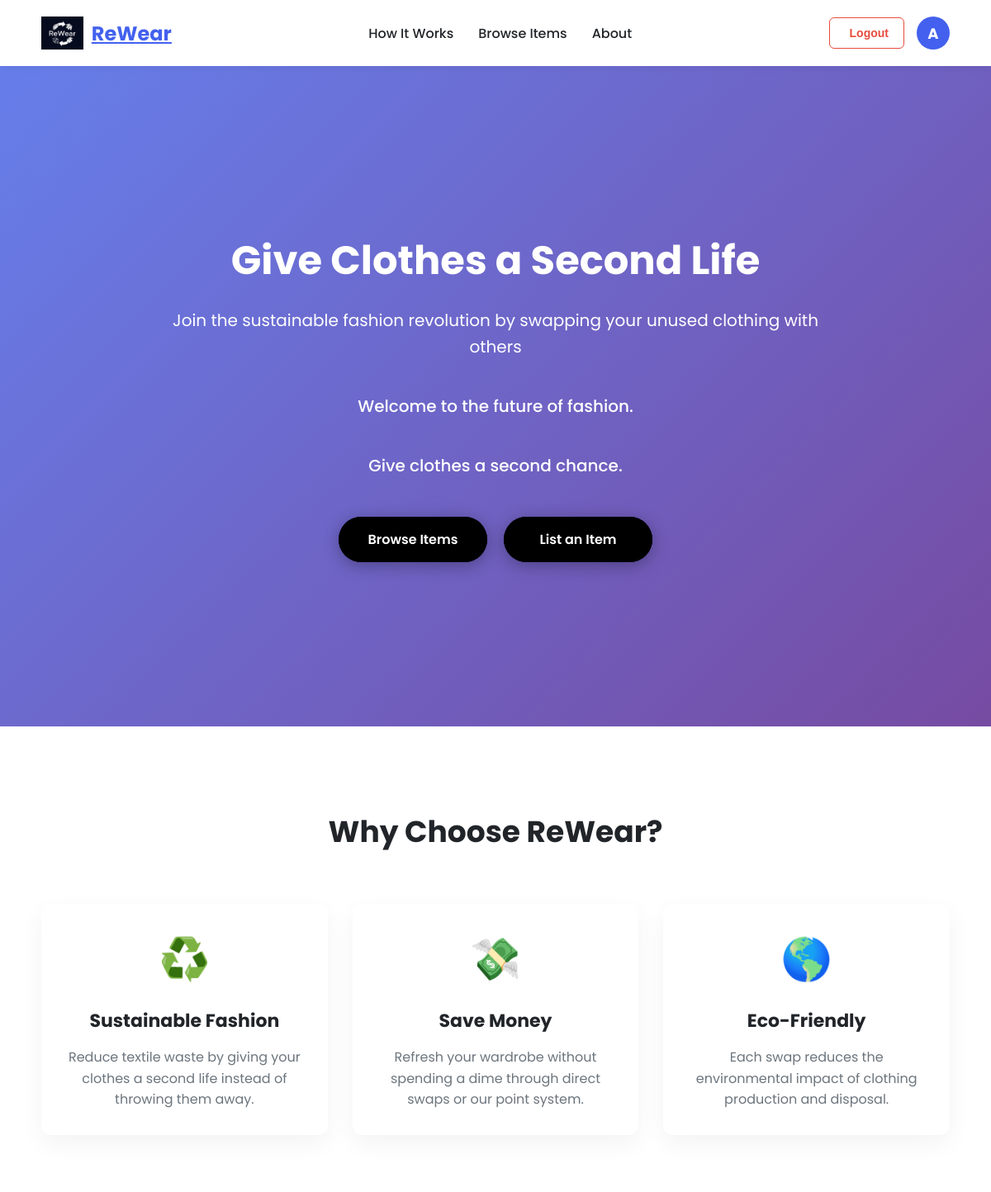
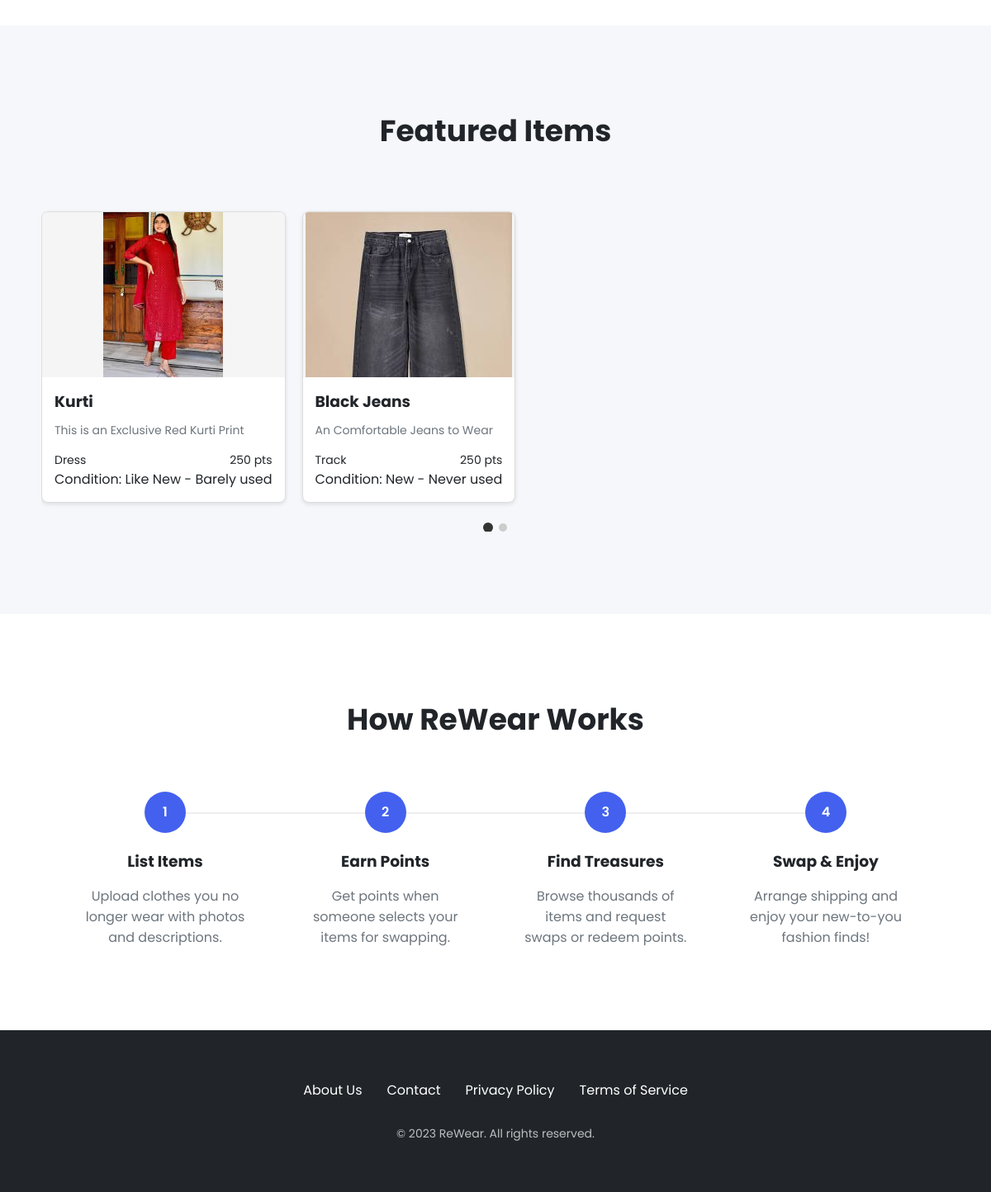
The app's page / (signed in) with its own data (2 pictures, top to bottom).
### mainapp/models.py (models this page shows, shortened)
class Item(models.Model):
    CONDITION_CHOICES = [
        ('new', 'New - Never used'),
        ('like-new', 'Like New - Barely used'),
        ('good', 'Good - Some wear'),
        ('fair', 'Fair - Noticeable wear'),
        ('poor', 'Poor - Significant wear'),
    ]
    CATEGORY_CHOICES = [
        ('shirt','shirt'),
        ('t-shirt','t-shirt'),
        ('Track','Track'),
        ('Dress','Dress'),
    ]
    title = models.CharField(max_length=100)
    description = models.TextField()
    category = models.CharField(max_length=50, choices=CATEGORY_CHOICES)
    size = models.CharField(max_length=50)
    condition = models.CharField(max_length=20, choices=CONDITION_CHOICES)
    user = models.ForeignKey(User, on_delete=models.CASCADE)
    status = models.BooleanField(default=False)# False = Unavailable, True = Available
    points = models.IntegerField(null=True)
    uploaded_at = models.DateTimeField(auto_now_add=True)

class ItemImage(models.Model):
    user = models.ForeignKey(User, on_delete=models.CASCADE,null=True)
    item = models.ForeignKey(Item, on_delete=models.CASCADE, related_name='images')
    image = models.ImageField(upload_to='item_images/')

### mainapp/views.py (the view)
# urls.py: path('', views.landing_page, name='landing'),
def landing_page(request):
    featured_items = Item.objects.filter(status=True).order_by('-uploaded_at')[:2]
    context = {
        'featured_items': featured_items,
    }
    return render(request, 'landing_page.html', context)

### templates/landing_page.html (shortened to what this page needs)
{% load static %}
<!DOCTYPE html>
<html lang="en">
<head>
</head>
<body>
    <nav class="navbar">
        <a href="#" class="logo">
            <img src="{% static 'images/download.png' %}" alt="ReWear Logo">
            ReWear
        </a>
        <div class="nav-links">
            <a href="#features">How It Works</a>
            <a href="#items">Browse Items</a>
            <a href="#about">About</a>
        </div>
       <div class="auth-buttons">
    {% if user.is_authenticated %}
      <div class="nav-buttons">
            {% if user.is_authenticated %}
                <form action="{% url 'logout' %}" method="post" style="display: inline; margin: 0;">
                    <button type="submit" class="nav-btn logout-btn">
                        Logout
                    </button>
                </form>
            {% endif %}
        </div>
        <a href="{% url 'user_profile' %}" class="user-avatar">
            {% if user.userprofile.profile_image %}
                <img src="{{ user.userprofile.profile_image.url }}" alt="Profile" class="profile-avatar-img">
            {% else %}
                <span class="avatar-initial">{{ user.username|first|upper }}</span>
            {% endif %}
        </a>
    {% else %}
        <a href="{% url 'login' %}" class="btn btn-outline">Login</a>
        <a href="{% url 'register' %}" class="btn btn-solid">Sign Up</a>
    {% endif %}
</div>
    </nav>
    <section class="hero">
        <div class="hero-content">
            <h1>Give Clothes a Second Life</h1>
            <p>Join the sustainable fashion revolution by swapping your unused clothing with others</p>
            <div class="animated-text">
                <p class="line">Welcome to the future of fashion.</p>
                <p class="line">Give clothes a second chance.</p>
            </div>
            <div class="cta-buttons">
                <a href="{% url 'item-list' %}" class="btn btn-solid">Browse Items</a>
                {% if user.is_authenticated %}
                    <a href="{% url 'add_item' %}" class="btn btn-solid">List an Item</a>
                {% endif %}
            </div>
        </div>
    </section>
    <section class="features" id="features">
        <h2 class="section-title">Why Choose ReWear?</h2>
        <div class="features-grid">
            <div class="feature-card">
                <div class="feature-icon">♻️</div>
                <h3>Sustainable Fashion</h3>
                <p>Reduce textile waste by giving your clothes a second life instead of throwing them away.</p>
            </div>
            <div class="feature-card">
                <div class="feature-icon">💸</div>
                <h3>Save Money</h3>
                <p>Refresh your wardrobe without spending a dime through direct swaps or our point system.</p>
            </div>
            <div class="feature-card">
                <div class="feature-icon">🌎</div>
                <h3>Eco-Friendly</h3>
                <p>Each swap reduces the environmental impact of clothing production and disposal.</p>
            </div>
        </div>
    </section>
<section class="items-section" id="items">
    <h2 class="section-title">Featured Items</h2>
    <div class="carousel">
        {% if featured_items %}
        <div class="carousel-container">
            {% for item in featured_items %}
            <div class="item-card">
                <div class="item-image">
                    {% if item.images.all %}
                        <img src="{{ item.images.first.image.url }}" alt="{{ item.title }}">
                    {% else %}
                        <span class="no-image">No Image Available</span>
                    {% endif %}
                </div>
                <div class="item-info">
                    <h3>{{ item.title }}</h3>
                    <p>{{ item.description|truncatechars:80 }}</p>
                    <div class="item-meta">
                        <span class="category">{{ item.get_category_display }}</span>
                        <span class="points">{{ item.points }} pts</span>
                    </div>
                    <div class="item-condition">
                        Condition: {{ item.get_condition_display }}
                    </div>
                </div>
            </div>
            {% endfor %}
        </div>
        <div class="carousel-nav">
            {% for i in featured_items %}
            <div class="carousel-dot {% if forloop.first %}active{% endif %}"></div>
            {% endfor %}
        </div>
        {% else %}
        <div class="no-items">
            <p>No featured items available at the moment.</p>
        </div>
        {% endif %}
    </div>
</section>
    <section class="how-it-works">
        <h2 class="section-title">How ReWear Works</h2>
        <div class="steps">
            <div class="step">
                <div class="step-number">1</div>
                <h3>List Items</h3>
                <p>Upload clothes you no longer wear with photos and descriptions.</p>
            </div>
            <div class="step">
                <div class="step-number">2</div>
                <h3>Earn Points</h3>
                <p>Get points when someone selects your items for swapping.</p>
            </div>
            <div class="step">
                <div class="step-number">3</div>
                <h3>Find Treasures</h3>
                <p>Browse thousands of items and request swaps or redeem points.</p>
            </div>
            <div class="step">
                <div class="step-number">4</div>
                <h3>Swap & Enjoy</h3>
                <p>Arrange shipping and enjoy your new-to-you fashion finds!</p>
            </div>
        </div>
    </section>
    <footer class="footer">
        <div class="footer-links">
            <a href="#">About Us</a>
            <a href="#">Contact</a>
            <a href="#">Privacy Policy</a>
            <a href="#">Terms of Service</a>
        </div>
        <p class="copyright">© 2023 ReWear. All rights reserved.</p>
    </footer>
</body>
</html>

### records on screen
Item: images.first.image (picture), title "Kurti", description "This is an Exclusive Red Kurti Print", category "Dress", points "250", condition "Like New - Barely used"
Item: images.first.image (picture), title "Black Jeans", description "An Comfortable Jeans to Wear", category "Track", points "250", condition "New - Never used"

### other values on screen
{{ user.username|first|upper }} "A"
